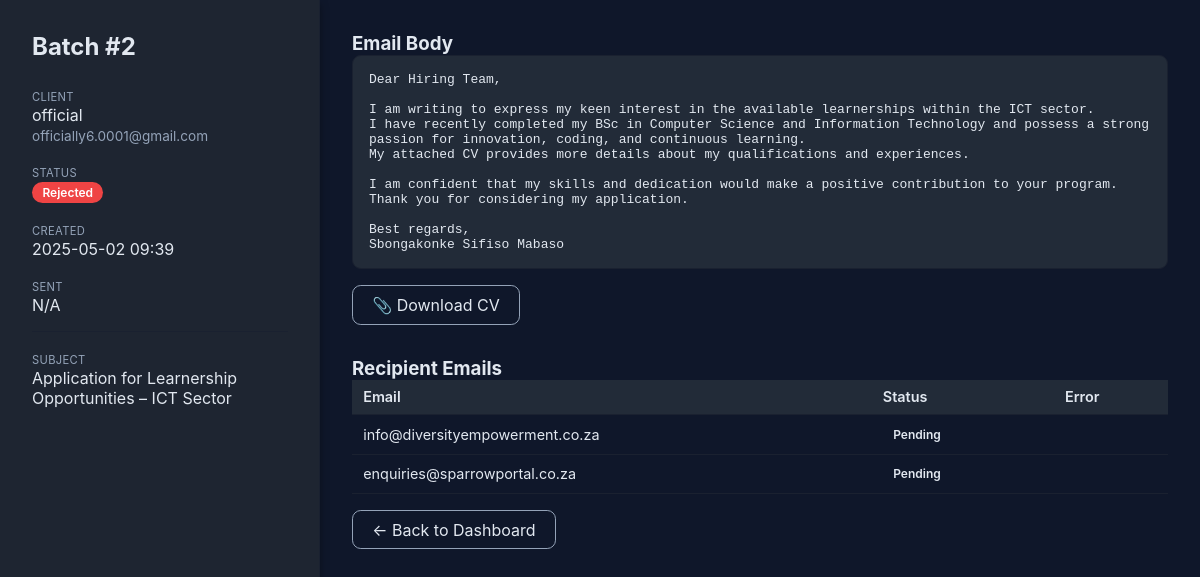
The page /admin/batch/2 (signed in) on the database its author committed.
### app.py (models this page shows)
class Batch(db.Model):
    id = db.Column(db.Integer, primary_key=True)
    client_id = db.Column(db.Integer, db.ForeignKey('client.id'), nullable=False)
    subject = db.Column(db.String(255), nullable=False)
    body = db.Column(db.Text, nullable=False)
    status = db.Column(db.String(20), default='pending')
    created_at = db.Column(db.DateTime, default=datetime.utcnow)
    sent_at = db.Column(db.DateTime, nullable=True)
    cv_filename = db.Column(db.String(255))  # Add this line
    error = db.Column(db.Text)  # Add this for error tracking
    emails = db.relationship('BatchEmail', backref='batch', cascade='all, delete-orphan')

class Client(db.Model):
    id = db.Column(db.Integer, primary_key=True)
    google_id = db.Column(db.String(255), unique=True, nullable=False)
    email = db.Column(db.String(255), nullable=False)
    name = db.Column(db.String(255))
    token = db.Column(db.String(255))
    refresh_token = db.Column(db.String(255))
    token_uri = db.Column(db.String(255))
    client_id = db.Column(db.String(255))
    client_secret = db.Column(db.String(255))
    scopes = db.Column(db.String(500))
    batches = db.relationship('Batch', backref='client')

class BatchEmail(db.Model):
    id = db.Column(db.Integer, primary_key=True)
    batch_id = db.Column(db.Integer, db.ForeignKey('batch.id'), nullable=False)
    recipient_email = db.Column(db.String(255), nullable=False)
    status = db.Column(db.String(20), default='pending')
    error = db.Column(db.Text)

### app.py (the view, shortened to what this page needs)
@app.route('/admin/batch/<int:batch_id>', methods=['GET', 'POST'])
@admin_required
def admin_batch_detail(batch_id):
    batch = Batch.query.get_or_404(batch_id)
    return render_template('admin_batch_detail.html', batch=batch)

### app.py (called while the page is built)
def admin_required(f):
    from functools import wraps
    @wraps(f)
    def decorated_function(*args, **kwargs):
        if not session.get('admin_logged_in'):
            flash("Admin login required.", "warning")
            return redirect(url_for('admin_login'))
        return f(*args, **kwargs)
    return decorated_function

### templates/admin_batch_detail.html (shortened to what this page needs)
{% macro badge(status) -%}
  <span class="badge {{ status|lower }}">{{ status.title() }}</span>
{%- endmacro %}
{% extends "base.html" %}
{% block body %}
<aside>
  <h2 style="margin-bottom:1.5rem;">Batch #{{ batch.id }}</h2>
  <div class="meta-block">
     <small>Client</small><br>
     {{ batch.client.name }}<br>
     <span style="font-size:.85rem;color:var(--clr-txt-dim)">
         {{ batch.client.email }}
     </span>
  </div>
  <div class="meta-block">
     <small>Status</small><br>{{ badge(batch.status) }}
  </div>
  <div class="meta-block">
     <small>Created</small><br>{{ batch.created_at.strftime('%Y-%m-%d %H:%M') }}
  </div>
  <div class="meta-block">
     <small>Sent</small><br>{{ batch.sent_at.strftime('%Y-%m-%d %H:%M') if batch.sent_at else 'N/A' }}
  </div>
  <div class="hr"></div>
  <div class="meta-block">
     <small>Subject</small><br>{{ batch.subject }}
  </div>
</aside>
<main>
  <h3>Email Body</h3>
  <pre class="email">{{ batch.body }}</pre>
  {% if batch.cv_filename %}
  <a class="btn" href="{{ url_for('uploaded_file', filename=batch.cv_filename) }}" target="_blank">
     📎 Download CV
  </a>
  {% endif %}
  <h3 style="margin-top:2rem;">Recipient Emails</h3>
  <table>
    <thead>
      <tr><th>Email</th><th>Status</th><th>Error</th></tr>
    </thead>
    <tbody>
      {% for r in batch.emails %}
      <tr>
        <td>{{ r.recipient_email }}</td>
        <td>{{ badge(r.status) }}</td>
        <td style="color:var(--clr-rejected);">{{ r.error or '' }}</td>
      </tr>
      {% endfor %}
    </tbody>
  </table>
  {% if batch.status == 'pending' %}
  <form method="post" style="margin-top:2rem;display:flex;gap:1rem;">
    <button class="btn btn-approve" name="action" value="approve">Approve</button>
    <button class="btn btn-reject" name="action" value="reject">Reject</button>
  </form>
  {% else %}
  <a href="{{ url_for('admin_dashboard') }}" class="btn">← Back to Dashboard</a>
  {% endif %}
</main>
{% endblock %}

### templates/base.html (style rules this page uses)
:root { --clr-bg:#0f172a; --clr-bg-alt:#1e2531; --clr-bg-alt-2:#222b38; --clr-txt:#e2e8f0; --clr-txt-dim:#94a3b8; --clr-border:#1a2130; --clr-sending:#facc15; --clr-completed:#14b8a6; --clr-rejected:#ef4444; --radius:.55rem; --gap:1rem; --font:"Inter",system-ui,sans-serif; }
* { box-sizing:border-box;margin:0;padding:0 }
body { font-family:var(--font); color:var(--clr-txt); background:var(--clr-bg); }
aside { background:var(--clr-bg-alt); padding:2rem; overflow-y:auto; box-shadow:inset -1px 0 0 var(--clr-border), 0 4px 8px rgba(0,0,0,.35); }
.meta-block { margin-bottom:var(--gap); }
.meta-block small { color:var(--clr-txt-dim); text-transform:uppercase;font-size:.7rem;letter-spacing:.03em; }
.hr { height:1px;background:var(--clr-border);margin:var(--gap) 0; }
.badge { padding:.18rem .65rem;border-radius:999px; font-size:.75rem;font-weight:600;display:inline-block; }
.badge.rejected { background:var(--clr-rejected); color:#fff }
main { padding:2rem;overflow-x:hidden; }
pre.email { white-space:pre-wrap; background:var(--clr-bg-alt-2); padding:1rem;border-radius:var(--radius); border:1px solid var(--clr-border); color:var(--clr-txt); }
table { width:100%;border-collapse:collapse;font-size:.9rem; color:var(--clr-txt); }
th,td { padding:.55rem .7rem;text-align:left;border-bottom:1px solid var(--clr-border); }
th { background:var(--clr-bg-alt-2);font-weight:600; }
a.btn { display:inline-block;padding:.55rem 1.2rem; border:1px solid var(--clr-txt-dim); border-radius:var(--radius);text-decoration:none; color:var(--clr-txt);margin-top:var(--gap); }

### rows shown on the page
Batch: id "2", title "Rejected", created_at "2025-05-02 09:39", sent_at "N/A", subject "Application for Learnership Opportunities – ICT Sector", body "Dear Hiring Team, I am writing to express my keen interest in the available learnerships within the ICT sector. I have recently completed my BSc in Computer Science and Information Technology and possess a strong passion for innovation, coding, and continuous learning. My attached CV provides more details about my qualifications and experiences. I am confident that my skills and dedication would make a positive contribution to your program. Thank you for considering my application. Best regards, Sbongakonke Sifiso Mabaso"
Client: client.name "official", client.email "officially6.0001@gmail.com"
BatchEmail: recipient_email "info@diversityempowerment.co.za", title "Pending"
BatchEmail: recipient_email "enquiries@sparrowportal.co.za", title "Pending"
